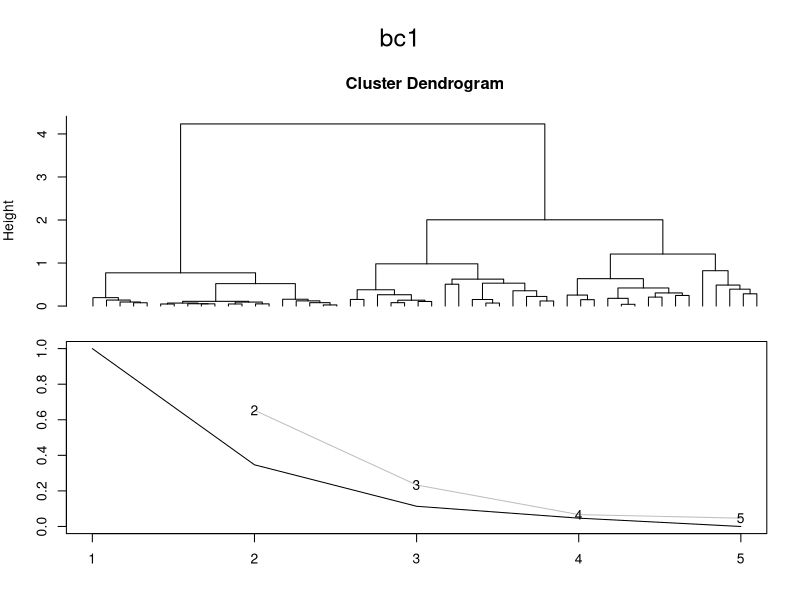

Write R code to recreate this figure.
# r2py crawler metadata
# package: e1071
# source_type: rd_example
# topic: bclust.Rd
# source_file: C:\Users\bened\AppData\Local\R\win-library\4.5\e1071\help
# lines: 7

suppressPackageStartupMessages(library(e1071))
data(iris)
bc1 <- bclust(iris[,1:4], 3, base.centers=5)
plot(bc1)

table(clusters.bclust(bc1, 3))
centers.bclust(bc1, 3)
